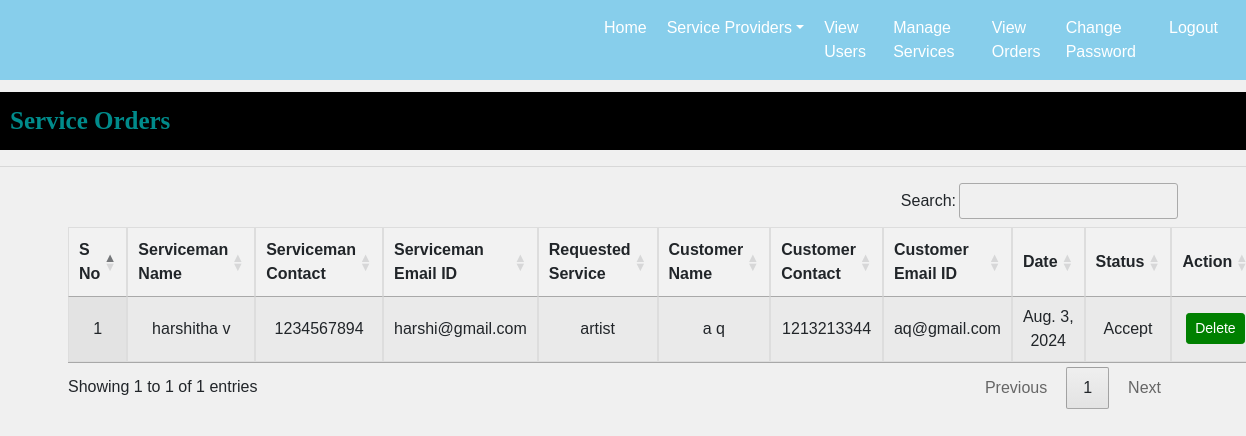
The page /view_orders/ on the database its author committed.
### servicefinder/models.py (models this page shows, shortened)
class Orders(models.Model):
    customer = models.ForeignKey(CustomerUser, on_delete=models.CASCADE, null=True)
    service = models.ForeignKey(Service, on_delete=models.CASCADE, null=True)
    serviceman = models.ForeignKey(Provider, on_delete=models.CASCADE, null=True)
    apply_date = models.DateField(null=True)
    status = models.CharField(max_length=20, null=True)
    statu = models.CharField(max_length=20, null=True)

class Service(models.Model):
    provider = models.ForeignKey(Provider, on_delete=models.CASCADE, null=True)
    service_name = models.CharField(max_length=15, null=True)
    experience = models.CharField(max_length=15, null=True)
    location = models.CharField(max_length=150, null=True)
    description = models.CharField(max_length=200, null=True)

class Provider(models.Model):
    user = models.ForeignKey(User, on_delete=models.CASCADE, null=True)
    mobile = models.CharField(max_length=15, null=True)
    image = models.FileField(null=True)
    gender = models.CharField(max_length=15, null=True)
    type = models.CharField(max_length=15, null=True)
    status = models.CharField(max_length=15, null=True)

class CustomerUser(models.Model):
    user = models.ForeignKey(User, on_delete=models.CASCADE, null=True)
    mobile = models.CharField(max_length=15, null=True)
    image = models.FileField(null=True)
    gender = models.CharField(max_length=15, null=True)
    type = models.CharField(max_length=15, null=True)
    address=models.CharField(max_length=255, null=True)

### servicefinder/views.py (the view)
# urls.py: path('view_orders/',view_orders, name='view_orders'),
def view_orders(request):
    data = Orders.objects.all()
    d = {'data': data}
    return render(request, 'view_orders.html', d)

### servicefinder/templates/view_orders.html (shortened to what this page needs)
{% load static %}
{% block body %}
{% include 'admin_navigation.html' %}
<!DOCTYPE html>
<html lang="en">
<head>
    <link rel="stylesheet" type="text/css" href="https://cdn.datatables.net/1.11.5/css/jquery.dataTables.css">
    <link rel="stylesheet" type="text/css" href="https://cdn.datatables.net/buttons/2.2.2/css/buttons.dataTables.min.css">
</head>
<body>
    <div class="marquee">
        Service Orders
    </div>
    <hr>
    <div class="container">
        <table id="example" class="display">
            <thead>
                <tr>
                    <th>S No</th>
                    <th>Serviceman Name</th>
                    <th>Serviceman Contact</th>
                    <th>Serviceman Email ID</th>
                    <th>Requested Service</th>
                    <th>Customer Name</th>
                    <th>Customer Contact</th>
                    <th>Customer Email ID</th>
                    <th>Date</th>
                    <th>Status</th>
                    <th>Action</th>
                </tr>
            </thead>
            <tbody>
                {% for i in data %}
                <tr>
                    <td>{{ forloop.counter }}</td>
                    <td>{{ i.service.provider.user.first_name }} {{ i.service.provider.user.last_name }}</td>
                    <td>{{ i.service.provider.mobile }}</td>
                    <td>{{ i.service.provider.user.username }}</td>
                    <td>{{ i.service.service_name }}</td>
                    <td>{{ i.customer.user.first_name }} {{ i.customer.user.last_name }}</td>
                    <td>{{ i.customer.mobile }}</td>
                    <td>{{ i.customer.user.username }}</td>
                    <td>{{ i.apply_date }}</td>
                    <td>{{ i.status }}</td>
                    <td><a href="{% url 'delete_request' i.id %}" class="btn btn-success btn-sm">Delete</a></td>
                </tr>
                {% endfor %}
            </tbody>
        </table>
    </div>
</body>
</html>
{% endblock %}

### servicefinder/templates/view_orders.html (style rules this page uses)
body { font-family: Arial, sans-serif; background-color: #f0f0f0; margin: 0; padding: 0; }
.marquee { font-family: 'Monotype Corsiva'; font-size: 25px; color: darkcyan; background-color: black; font-weight: bold; margin-top: 1%; padding: 10px; }
table { width: 100%; margin-top: 20px; border-collapse: collapse; text-align: center; }
th, td { padding: 8px; border: 1px solid #ddd; }
th { background-color: #f2f2f2; }
.btn-success { color: #fff; background-color: green; border-color: green; }

### rows shown on the page
Orders: service.provider.user.first_name "harshitha", service.provider.user.last_name "v", service.provider.mobile "1234567894", service.provider.user.username "harshi@gmail.com", service.service_name "artist", customer.user.first_name "a", customer.user.last_name "q", customer.mobile "1213213344", customer.user.username "aq@gmail.com", apply_date "Aug. 3, 2024", status "Accept"
